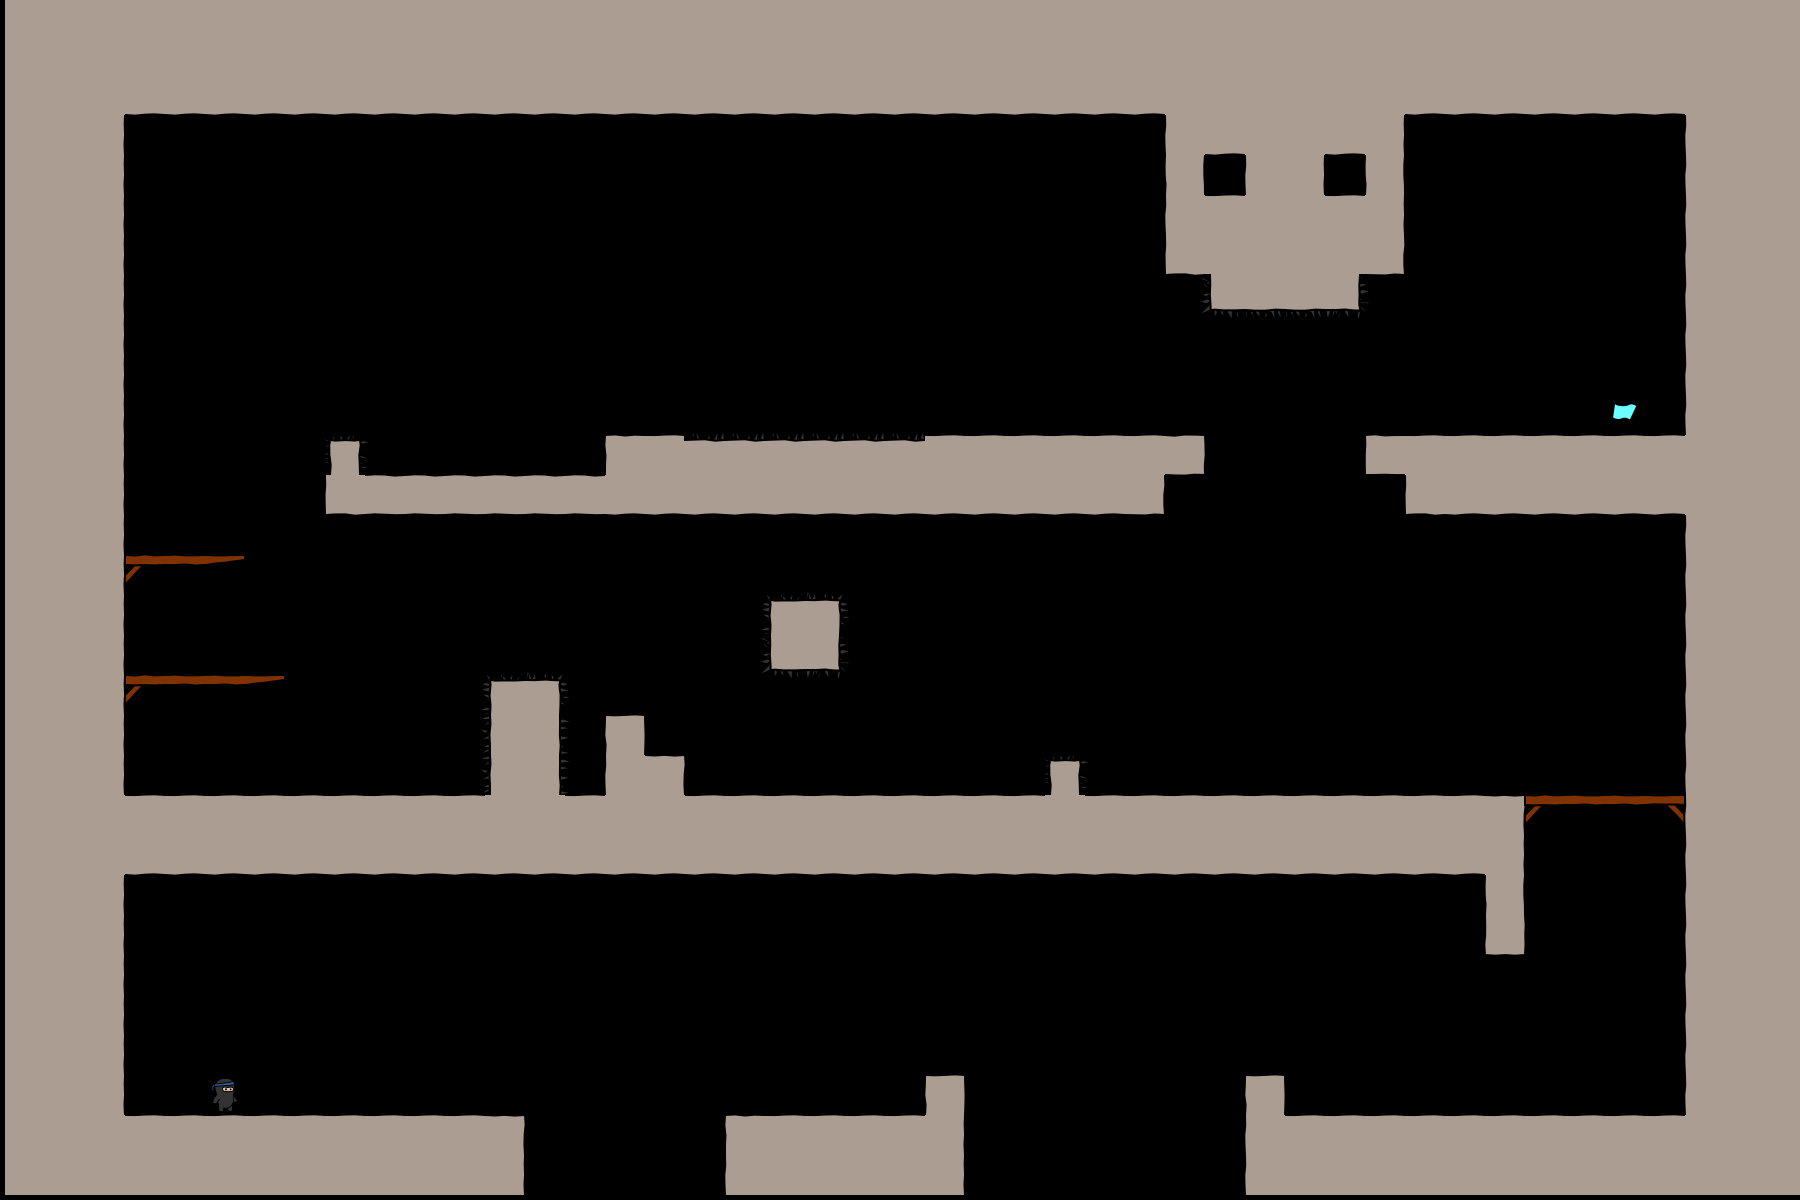

This is a level from a 2D game, rendered from its Tiled map with the project's own tilesets. A one-line summary and the complete map file follow:
An orthogonal 45x30 tile map with 40x40 px tiles, 1 tile layer (bg).

<map version="1.0" orientation="orthogonal" width="45" height="30" tilewidth="40" tileheight="40">
 <tileset firstgid="1" name="tiles6_gapped" tilewidth="50" tileheight="50">
  <image source="tiles6_gapped.png" width="300" height="600" />
 </tileset>
 <layer name="bg" width="45" height="30">
  <data encoding="csv">
14,14,14,14,14,14,14,14,14,14,14,14,14,14,14,14,14,14,14,14,14,14,14,14,14,14,14,14,14,14,14,14,14,14,14,14,14,14,14,14,14,14,14,14,14,
14,14,14,14,14,14,14,14,14,14,14,14,14,14,14,14,14,14,14,14,14,14,14,14,14,14,14,14,14,14,14,14,14,14,14,14,14,14,14,14,14,14,14,14,14,
14,14,14,20,20,20,20,20,20,20,20,20,20,20,20,20,20,20,20,20,20,20,20,20,20,20,20,20,20,14,14,14,14,14,14,20,20,20,20,20,20,20,14,14,14,
14,14,15,0,0,0,0,0,0,0,0,0,0,0,0,0,0,0,0,0,0,0,0,0,0,0,0,0,0,13,20,14,14,20,15,0,0,0,0,0,0,0,13,14,14,
14,14,15,0,0,0,0,0,0,0,0,0,0,0,0,0,0,0,0,0,0,0,0,0,0,0,0,0,0,16,0,13,15,0,16,0,0,0,0,0,0,0,13,14,14,
14,14,15,0,0,0,0,0,0,0,0,0,0,0,0,0,0,0,0,0,0,0,0,0,0,0,0,0,0,13,8,14,14,8,15,0,0,0,0,0,0,0,13,14,14,
14,14,15,0,0,0,0,0,0,0,0,0,0,0,0,0,0,0,0,0,0,0,0,0,0,0,0,0,0,19,14,14,14,14,21,0,0,0,0,0,0,0,13,14,14,
14,14,15,0,0,0,0,0,0,0,0,0,0,0,0,0,0,0,0,0,0,0,0,0,0,0,0,0,0,0,43,44,44,45,0,0,0,0,0,0,0,0,13,14,14,
14,14,15,0,0,0,0,0,0,0,0,0,0,0,0,0,0,0,0,0,0,0,0,0,0,0,0,0,0,0,0,0,0,0,0,0,0,0,0,0,0,0,13,14,14,
14,14,15,0,0,0,0,0,0,0,0,0,0,0,0,0,0,0,0,0,0,0,0,0,0,0,0,0,0,0,0,0,0,0,0,0,0,0,0,0,0,0,13,14,14,
14,14,15,0,0,0,0,0,0,0,0,0,0,0,0,0,0,0,0,0,0,0,0,0,0,0,0,0,0,0,0,0,0,0,0,0,0,0,0,0,48,0,13,14,14,
14,14,15,0,0,0,0,0,34,0,0,0,0,0,0,7,8,32,32,32,32,32,32,8,8,8,8,8,8,3,0,0,0,0,1,8,8,8,8,8,8,8,14,14,14,
14,14,15,0,0,0,0,0,19,2,2,2,2,2,2,20,20,20,20,20,20,20,20,20,20,20,20,20,21,0,0,0,0,0,0,19,20,20,20,20,20,20,14,14,14,
14,14,15,0,0,0,0,0,0,0,0,0,0,0,0,0,0,0,0,0,0,0,0,0,0,0,0,0,0,0,0,0,0,0,0,0,0,0,0,0,0,0,13,14,14,
14,14,15,11,17,6,0,0,0,0,0,0,0,0,0,0,0,0,0,0,0,0,0,0,0,0,0,0,0,0,0,0,0,0,0,0,0,0,0,0,0,0,13,14,14,
14,14,15,0,0,0,0,0,0,0,0,0,0,0,0,0,0,0,0,31,33,0,0,0,0,0,0,0,0,0,0,0,0,0,0,0,0,0,0,0,0,0,13,14,14,
14,14,15,0,0,0,0,0,0,0,0,0,0,0,0,0,0,0,0,43,45,0,0,0,0,0,0,0,0,0,0,0,0,0,0,0,0,0,0,0,0,0,13,14,14,
14,14,15,11,17,17,6,0,0,0,0,0,31,33,0,0,0,0,0,0,0,0,0,0,0,0,0,0,0,0,0,0,0,0,0,0,0,0,0,0,0,0,13,14,14,
14,14,15,0,0,0,0,0,0,0,0,0,37,39,0,10,0,0,0,0,0,0,0,0,0,0,0,0,0,0,0,0,0,0,0,0,0,0,0,0,0,0,13,14,14,
14,14,15,0,0,0,0,0,0,0,0,0,37,39,0,13,9,0,0,0,0,0,0,0,0,0,34,0,0,0,0,0,0,0,0,0,0,0,0,0,0,0,13,14,14,
14,14,14,8,8,8,8,8,8,8,8,8,14,14,8,14,14,8,8,8,8,8,8,8,8,8,14,8,8,8,8,8,8,8,8,8,8,9,11,17,17,12,13,14,14,
14,14,14,20,20,20,20,20,20,20,20,20,20,20,20,20,20,20,20,20,20,20,20,20,20,20,20,20,20,20,20,20,20,20,20,20,20,15,0,0,0,0,13,14,14,
14,14,15,0,0,0,0,0,0,0,0,0,0,0,0,0,0,0,0,0,0,0,0,0,0,0,0,0,0,0,0,0,0,0,0,0,0,16,0,0,0,0,13,14,14,
14,14,15,0,0,0,0,0,0,0,0,0,0,0,0,0,0,0,0,0,0,0,0,0,0,0,0,0,0,0,0,0,0,0,0,0,0,22,0,0,0,0,13,14,14,
14,14,15,0,0,0,0,0,0,0,0,0,0,0,0,0,0,0,0,0,0,0,0,0,0,0,0,0,0,0,0,0,0,0,0,0,0,0,0,0,0,0,13,14,14,
14,14,15,0,0,0,0,0,0,0,0,0,0,0,0,0,0,0,0,0,0,0,0,0,0,0,0,0,0,0,0,0,0,0,0,0,0,0,0,0,0,0,13,14,14,
14,14,15,0,0,0,0,0,0,0,0,0,0,0,0,0,0,0,0,0,0,0,0,0,0,0,0,0,0,0,0,0,0,0,0,0,0,0,0,0,0,0,13,14,14,
14,14,15,0,0,47,0,0,0,0,0,0,0,0,0,0,0,0,0,0,0,0,0,10,0,0,0,0,0,0,0,10,0,0,0,0,0,0,0,0,0,0,13,14,14,
14,14,14,8,8,8,8,8,8,8,8,8,9,0,0,0,0,0,7,8,8,8,8,15,0,0,0,0,0,0,0,13,8,8,8,8,8,8,8,8,8,8,14,14,14,
14,14,14,14,14,14,14,14,14,14,14,14,15,0,0,0,0,0,13,14,14,14,14,15,0,0,0,0,0,0,0,13,14,14,14,14,14,14,14,14,14,14,14,14,14
</data>
 </layer>
</map>
